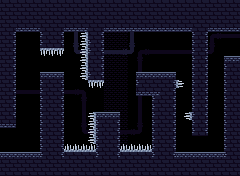

Tiled map render using the project's own tile images. Description and the whole map definition, tile-layer contents included, below:
An orthogonal 30x22 tile map with 8x8 px tiles, 3 tile layers (Background_2, Background_1, Collision) and 1 object (PlayerSpawn).

<map version="1.9" tiledversion="1.9.2" orientation="orthogonal" renderorder="right-down" width="30" height="22" tilewidth="8" tileheight="8" infinite="0" nextlayerid="9" nextobjectid="6">
 <tileset firstgid="1" source="../tower-tileset.tsx" />
 <layer id="5" name="Background_2" width="30" height="22">
  <data encoding="csv">
0,0,0,0,0,0,0,0,0,0,0,0,0,0,0,0,0,0,0,0,0,0,0,0,0,0,0,0,0,0,
0,0,0,0,0,0,0,0,0,0,0,0,0,0,0,0,0,0,0,0,0,0,0,0,0,0,0,0,0,0,
0,0,0,0,0,0,0,0,0,0,0,0,0,0,0,0,0,0,0,0,36,0,0,0,0,0,0,0,0,0,
0,0,0,0,0,0,0,0,0,0,0,0,0,36,36,36,0,0,0,0,0,0,0,0,0,0,0,0,0,0,
0,0,0,0,0,0,0,0,0,0,0,0,0,36,36,36,0,0,0,0,0,0,0,0,0,0,17,3221225491,18,18,
0,0,0,0,0,0,0,0,0,0,0,0,0,36,36,36,0,0,0,0,0,0,0,0,0,0,2684354579,0,0,0,
0,0,0,0,0,0,0,0,0,0,0,0,0,36,36,36,0,17,3221225491,18,18,18,18,18,18,0,3221225489,0,0,0,
0,0,0,0,0,0,0,0,0,0,0,0,0,36,36,36,0,1610612755,0,0,0,0,0,0,0,0,0,0,0,0,
0,0,0,0,0,0,0,0,0,0,0,0,0,36,36,36,0,2684354578,0,0,0,0,0,0,0,0,0,0,0,0,
0,0,0,0,0,0,0,0,0,0,0,0,0,36,36,36,0,0,0,0,0,0,0,0,0,0,0,0,0,0,
0,0,0,0,0,0,0,0,0,0,0,0,0,36,36,36,0,0,0,0,0,0,0,0,0,0,0,0,0,0,
0,0,18,18,18,18,0,18,18,19,2684354577,0,0,36,36,36,0,0,0,0,0,0,0,0,0,0,0,0,0,0,
0,0,0,0,0,0,0,0,0,0,1610612755,0,0,36,36,36,0,0,0,0,0,0,0,0,0,0,0,0,0,0,
0,0,0,0,0,0,0,0,0,0,2684354578,0,0,36,36,36,0,0,0,0,0,0,0,0,0,0,0,0,0,0,
0,0,0,0,0,0,0,0,0,0,2684354578,0,0,36,36,36,0,0,0,0,0,0,0,0,0,0,0,0,0,0,
0,0,0,0,0,36,36,0,0,0,2684354579,0,0,36,36,36,0,0,0,0,0,0,0,0,0,0,0,0,0,0,
0,0,0,0,0,36,36,0,0,0,1610612753,3221225491,18,36,36,36,0,0,0,0,0,0,0,0,0,0,0,0,0,0,
0,0,0,0,0,36,36,0,0,0,0,0,0,36,36,36,0,0,0,0,0,0,0,0,0,0,0,0,0,0,
0,0,0,0,0,36,36,0,0,0,0,0,0,36,36,36,0,0,0,0,0,0,0,0,0,0,0,0,0,0,
0,0,0,0,0,0,0,0,0,0,0,0,0,0,0,0,0,0,0,0,0,0,0,0,0,0,0,0,0,0,
0,0,0,0,0,0,0,0,0,0,0,0,0,0,0,0,0,0,0,0,0,0,0,0,0,0,0,0,0,0,
0,0,0,0,0,0,0,0,0,0,0,0,0,0,0,0,0,0,0,0,0,0,0,0,0,0,0,0,0,0
</data>
 </layer>
 <layer id="2" name="Background_1" width="30" height="22">
  <data encoding="csv">
0,0,0,0,0,0,0,0,0,0,0,0,0,0,0,0,0,0,0,0,0,0,0,0,0,0,0,0,0,0,
0,0,0,0,0,0,0,0,0,0,0,0,0,0,0,0,0,0,0,0,0,0,0,0,0,0,0,0,0,0,
0,0,0,0,0,0,0,0,0,0,0,0,0,0,0,0,0,0,0,0,0,0,0,0,0,0,0,0,0,0,
0,0,0,0,0,0,0,0,0,536870962,0,0,536870977,0,0,0,0,0,0,0,0,0,0,0,0,0,0,0,0,0,
0,0,0,0,0,0,0,0,0,536870962,0,0,3758096450,0,0,0,2684354610,0,0,0,0,0,0,0,0,0,0,0,0,0,
0,0,0,0,0,0,0,0,0,2684354611,0,0,536870963,0,0,0,2684354611,0,0,0,0,0,0,0,0,0,0,0,0,0,
0,0,0,0,0,0,0,0,0,1073741873,2147483698,2147483698,1073741876,2147483698,2147483698,51,3221225521,0,0,0,0,0,0,0,0,0,0,0,0,0,
0,0,0,0,0,0,0,0,0,0,0,0,0,0,0,0,0,0,0,0,0,0,0,0,0,0,0,0,0,0,
0,0,0,0,0,0,0,0,0,0,0,0,0,0,0,0,0,0,0,0,0,0,0,0,0,0,0,0,0,0,
0,0,0,0,0,0,0,0,0,0,0,0,0,0,0,0,0,17,3221225491,0,0,0,0,0,0,0,0,0,0,0,
0,0,0,0,0,0,0,0,0,0,0,0,0,0,0,0,0,1610612755,0,0,0,0,0,0,0,0,0,0,0,0,
0,0,0,0,0,0,0,0,0,0,0,0,0,0,0,0,0,2684354578,0,0,0,0,0,0,0,0,0,0,0,0,
0,0,0,0,0,0,0,0,0,0,0,0,0,0,0,0,0,2684354578,0,0,0,0,0,0,0,0,0,0,0,0,
0,0,0,0,0,0,0,0,0,0,0,0,0,0,0,0,0,2684354578,0,0,0,0,0,0,0,0,0,0,0,0,
0,0,0,0,0,0,0,0,0,0,0,0,0,0,0,0,0,2684354578,0,0,0,0,0,0,0,0,0,0,0,0,
0,0,0,0,0,0,0,0,0,0,0,0,0,0,0,0,0,2684354579,0,0,0,0,0,0,0,0,0,0,0,0,
0,0,0,0,0,0,0,0,0,0,0,0,18,2684354577,0,18,19,3221225489,0,0,0,0,0,0,0,0,0,0,0,0,
0,0,0,0,0,0,0,0,0,0,0,0,0,2684354578,0,0,0,0,0,0,0,0,0,0,0,0,0,0,0,0,
0,0,0,0,0,0,0,0,0,0,0,0,0,2684354578,0,0,0,0,0,0,0,0,0,0,0,0,0,0,0,0,
0,0,0,0,0,0,0,0,0,0,0,0,0,0,0,0,0,0,0,0,0,0,0,0,0,0,0,0,0,0,
0,0,0,0,0,0,0,0,0,0,0,0,0,0,0,0,0,0,0,0,0,0,0,0,0,0,0,0,0,0,
0,0,0,0,0,0,0,0,0,0,0,0,0,0,0,0,0,0,0,0,0,0,0,0,0,0,0,0,0,0
</data>
 </layer>
 <objectgroup id="7" name="Spawns">
  <object id="2" name="PlayerSpawn" x="0.545455" y="143.818">
   <point />
  </object>
 </objectgroup>
 <layer id="1" name="Collision" width="30" height="22">
  <data encoding="csv">
1,1,1,1,1,1,1,1,1,1,1,1,1,1,1,1,1,1,1,1,1,1,1,1,1,1,1,1,1,1,
1,1,1,1,1,1,1,1,1,1,1,1,1,1,1,1,1,1,1,1,1,1,1,1,1,1,1,1,1,1,
1,1,1,1,1,1,1,1,1,1,1,1,1,1,1,1,1,1,1,1,1,1,1,1,1,1,1,1,1,1,
1,1,5,5,5,1,1,1,5,5,5,1,1,5,5,5,5,5,5,5,5,5,5,5,1,1,5,5,5,5,
1,3,0,0,0,4,1,3,0,0,1610612758,1,3,0,0,0,0,0,0,0,0,0,0,0,4,3,0,0,0,0,
1,3,0,0,0,4,1,3,0,0,1610612758,4,3,0,0,0,0,0,0,0,0,0,0,0,4,3,0,0,0,0,
1,3,0,0,0,3221225494,3221225494,3221225494,0,0,1610612758,4,3,0,0,0,0,0,0,0,0,0,0,0,4,3,0,0,0,0,
1,3,0,0,0,0,0,0,0,0,1610612758,1,3,0,0,0,0,0,0,0,0,0,0,0,4,3,0,0,2,2,
1,3,0,0,0,0,0,0,0,0,1610612758,1,3,0,0,0,0,0,0,0,0,0,0,0,4,3,0,0,4,1,
1,3,0,0,0,2,2,2,0,0,1610612758,4,3,0,0,0,0,2,2,2,2,2,0,0,4,3,0,0,4,1,
1,3,0,0,0,4,1,3,0,0,0,3221225494,3221225494,0,0,0,0,4,1,1,1,3,2684354582,0,4,3,0,0,4,1,
1,3,0,0,0,4,1,3,0,0,0,0,0,0,0,0,0,5,5,5,1,3,0,0,4,3,0,0,4,1,
1,3,0,0,0,4,1,3,0,0,0,0,0,0,0,0,0,0,0,4,1,3,0,0,4,3,0,0,4,1,
1,3,0,0,0,4,1,3,0,0,0,0,0,0,0,0,0,0,0,4,1,3,0,0,4,3,0,0,4,1,
1,3,0,0,0,4,1,3,0,0,0,1610612758,2,2,2,0,0,0,0,4,1,3,0,1610612758,4,3,0,0,4,1,
5,5,0,0,0,4,1,3,0,0,0,1610612758,4,1,3,0,0,0,0,4,1,3,0,0,4,3,0,0,4,1,
0,0,0,0,0,4,1,3,0,0,0,1610612758,4,1,3,0,0,0,0,4,1,3,0,0,4,3,0,0,4,1,
0,0,0,0,0,4,1,3,0,0,0,1610612758,4,1,3,0,0,0,0,4,1,3,0,0,0,0,0,0,4,1,
0,0,0,0,0,4,1,3,22,22,22,22,4,1,3,22,22,22,22,4,1,3,0,0,0,0,0,0,4,1,
2,2,2,2,2,4,1,3,1,1,1,1,4,1,3,1,1,1,1,4,1,3,2,2,2,2,2,2,4,1,
1,1,1,1,1,1,1,1,1,1,1,1,1,1,1,1,1,1,1,1,1,1,1,1,1,1,1,1,1,1,
1,1,1,1,1,1,1,1,1,1,1,1,1,1,1,1,1,1,1,1,1,1,1,1,1,1,1,1,1,1
</data>
 </layer>
</map>
